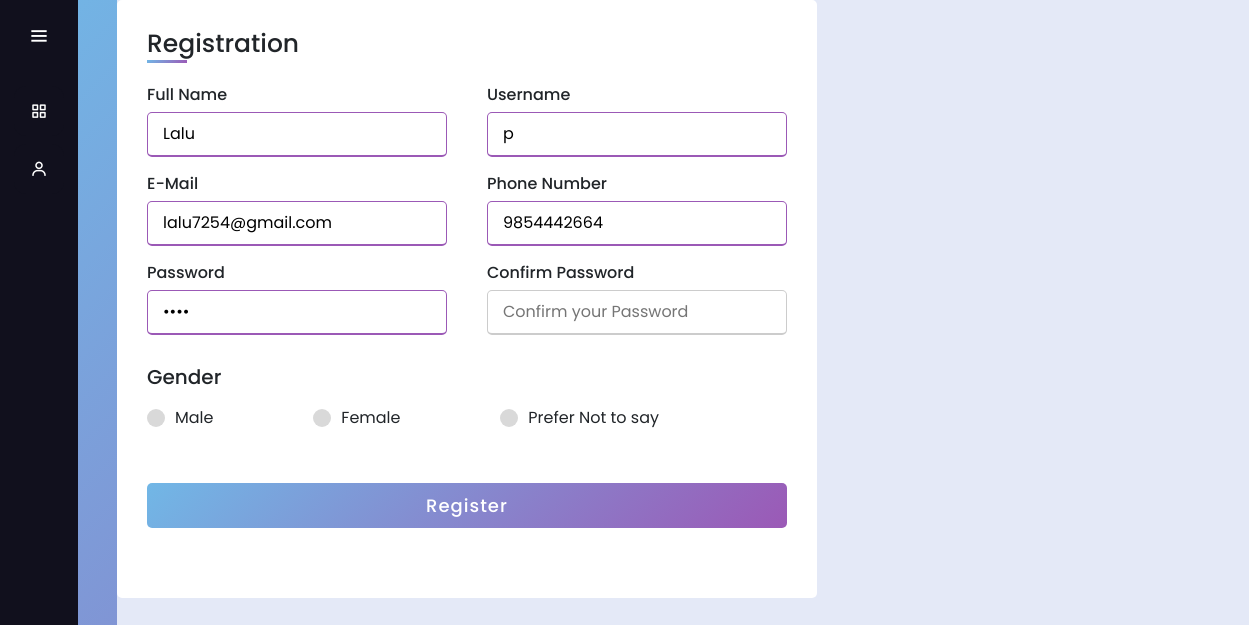
The app's page /edit/12 with its own data.
### crudapp/models.py (models this page shows)
class UserDetails(models.Model):
    firstName = models.CharField(max_length=255)
    userName = models.CharField(max_length=255)
    email = models.EmailField(max_length=255)
    phoneNumber = models.CharField(max_length=10)
    password = models.CharField(max_length=10)
    Checkbox = models.CharField(max_length=50, blank= True)

### crudapp/views.py (the view)
def Edit(request, id):
    details = UserDetails.objects.get(id=id)
    return render (request, 'retrive.html' , {"details": details})

### crudapp/templates/retrive.html (shortened to what this page needs)
 {% extends 'index.html' %}
 {% load static %}
     {% block css %}
       <link rel="stylesheet" href={% static 'form.css' %}>
    {% endblock css %}
  {% block content %}
        <div class="wrapper">
        <div class="title">Registration</div>
        <form action="{% url 'update' details.id %}" method="post">
            <div class="user-details">
                <div class="input-box">
                    <span class="details">Full Name</span>
                    <input type="text" placeholder="Enter your fullname" required name="fnam" value="{{details.firstName}}">
                </div>
                <div class="input-box">
                    <span class="details">Username</span>
                    <input type="text" placeholder="Enter your username" required name="uname" value="{{details.userName}}">
                </div>
                <div class="input-box">
                    <span class="details">E-Mail</span>
                    <input type="email" placeholder="Enter your email" required name="email" value="{{details.email}}">
                </div>
                <div class="input-box">
                    <span class="details">Phone Number</span>
                    <input type="number" placeholder="Enter your number" required name="number" value="{{details.phoneNumber}}">
                </div>
                <div class="input-box">
                    <span class="details">Password</span>
                    <input type="password" placeholder="Enter your Password" required name="password" value="{{details.password}}">
                </div>
                <div class="input-box">
                    <span class="details">Confirm Password</span>
                    <input type="password" placeholder="Confirm your Password" required>
                </div>
            </div>
            <div class="gender-details">
                <span class="gender-title">Gender</span>
                <div class="category">
                    <label for="dot-1">
                        <span class="dot one"></span>
                        <span class="gender">Male</span>
                    </label>
                    <label for="dot-2">
                        <span class="dot two"></span>
                        <span class="gender">Female</span>
                    </label>
                    <label for="dot-3">
                        <span class="dot three"></span>
                        <span class="gender">Prefer Not to say</span>
                    </label>
                </div>
            </div>
            <div class="button">
                <input type="submit" value="Register">
            </div>
        </form>
    </div>
    {% endblock content %}

### crudapp/static/style.css (style rules this page uses)
* { margin: 0; padding: 0; box-sizing: border-box; font-family: "Poppins" , sans-serif; }

### crudapp/static/form.css (style rules this page uses)
* { margin: 0; padding: 0; box-sizing: border-box; font-family: "Poppins",sans-serif; }
body { display: flex; justify-content: center; align-items: center; min-height: 100vh; background: linear-gradient(135deg, #71B7E6, #9B59B6); }
.wrapper { max-width: 700px; width: 100%; background: #fff; padding: 25px 30px; border-radius: 5px; }
.wrapper .title { font-size: 25px; font-weight: 500; position: relative; }
.wrapper .title::before { content: ""; position: absolute; left: 0; bottom: 0; height: 3px; width: 40px; background: linear-gradient(135deg, #71B7E6, #9B59B6); }
.wrapper form .user-details { display: flex; flex-wrap: wrap; justify-content: space-between; margin: 20px 0 12px 0; }
form .user-details .input-box { margin-bottom: 15px; width: calc(100% / 2 - 20px); }
.user-details .input-box input { height: 45px; width: 100%; }
.user-details .input-box .details { font-weight: 500; display: block; margin-bottom: 5px; }
.user-details .input-box input { height: 45px; width: 100%; outline: none; border-radius: 5px; border: 1px solid #ccc; padding-left: 15px; font-size: 16px; border-bottom-width: 2px; transition: all .3s ease; }
.user-details .input-box input:focus, .user-details .input-box input:valid { border-color: #9B59B6; }
form .gender-details .gender-title { font-size: 20px; font-weight: 500; }
.gender-details .category { display: flex; width: 80%; margin: 14px 0; justify-content: space-between; }
.gender-details .category label { display: flex; align-items: center; }
.gender-details .category .dot { height: 18px; width: 18px; border-radius: 50%; margin-right: 10px; background: #D9D9D9; border: 5px solid transparent; }
form .button { height: 45px; margin: 45px 0; }
form .button input { height: 100%; width: 100%; color: #fff; outline: none; border: none; font-size: 18px; font-weight: 500; cursor: pointer; border-radius: 5px; letter-spacing: 1px; background: linear-gradient(135deg, #71B7E6, #9B59B6); }

### records on screen
UserDetails: fnam "Lalu", uname "p", email "lalu7254@gmail.com", number "9854442664"
